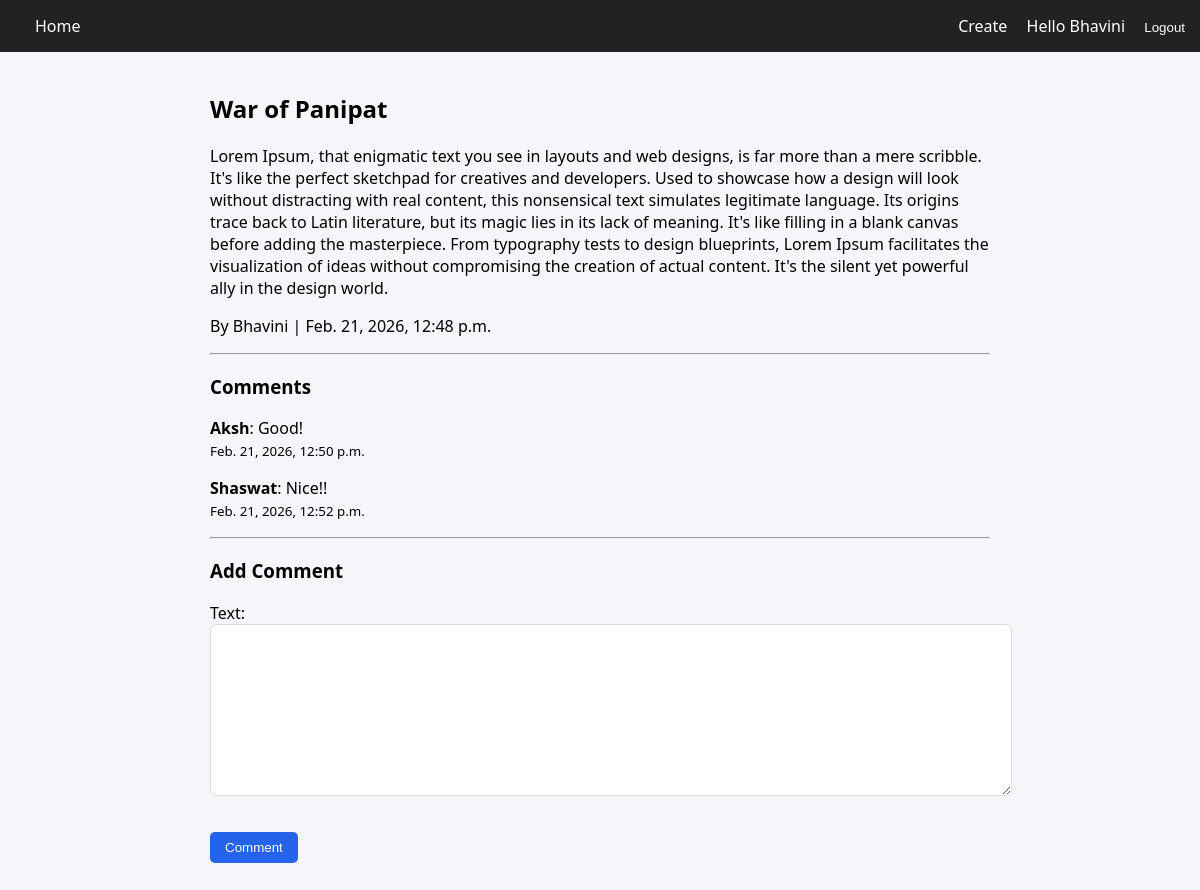
Page /blog/2/ (signed in) on the committed database.
### blog/models.py (models this page shows, shortened)
class Blog(models.Model):
    title=models.CharField(max_length=100)
    description=models.TextField()
    timestamp=models.DateTimeField(auto_now_add=True)
    author=models.ForeignKey(User, on_delete=models.CASCADE)

class Comment(models.Model):
    blog=models.ForeignKey(Blog, on_delete=models.CASCADE, related_name='comments')
    user=models.ForeignKey(User, on_delete=models.CASCADE)
    text=models.TextField()
    created_at=models.DateTimeField(auto_now_add=True)

### blog/views.py (the view)
# urls.py: path('blog/<int:id>/', views.read_blog, name='read'),
def read_blog(request, id):
    blog = get_object_or_404(Blog, id=id)
    comments = blog.comments.all()
    if request.method == 'POST':
        if request.user.is_authenticated:
            form = CommentForm(request.POST)
            if form.is_valid():
                comment = form.save(commit=False)
                comment.blog = blog
                comment.user = request.user
                comment.save()
                return redirect('read', id=id)
        else:
            return redirect('login')
    else:
        form = CommentForm()
    return render(request, 'read.html', {
        'blog': blog,
        'comments': comments,
        'form': form
    })

### blog/forms.py
class CommentForm(forms.ModelForm):
    class Meta:
        model = Comment
        fields = ['text']

### templates/read.html (shortened to what this page needs)
{% extends 'base.html' %}
{% block content %}
<h2>{{ blog.title }}</h2>
<p>{{ blog.description }}</p>
<p>By {{ blog.author.username }} | {{ blog.timestamp }}</p>
<hr>
<h3>Comments</h3>
{% for comment in comments %}
    <p>
        <strong>{{ comment.user.username }}</strong>:
        {{ comment.text }}
        <br>
        <small>{{ comment.created_at }}</small>
    </p>
{% empty %}
    <p>No comments yet.</p>
{% endfor %}
<hr>
{% if user.is_authenticated %}
    <h3>Add Comment</h3>
    <form method="POST">
        {{ form.as_p }}
        <button type="submit">Comment</button>
    </form>
{% else %}
    <p>You must <a href="{% url 'login' %}">login</a> to comment.</p>
{% endif %}
{% endblock %}

### templates/base.html (shortened to what this page needs)
<!DOCTYPE html>
<html>
<head>
</head>
<body>
<nav style="display: flex; justify-content: space-between; align-items: center; background-color: #222; padding: 15px;">
    <div>
        <a href="{% url 'home' %}" style="color:white; text-decoration:none;">Home</a>
    </div>
    <div>
        {% if user.is_authenticated %}
            <a href="{% url 'create' %}" style="color:white; margin-right:15px;">Create</a>
            <span style="color:white; margin-right:15px;">Hello {{ user.username }}</span>
            <form method="POST" action="{% url 'logout' %}" style="display:inline;">
    <button type="submit" style="background:none; border:none; color:white; cursor:pointer; padding:0;">
        Logout
    </button>
</form>
        {% else %}
            <a href="{% url 'login' %}" style="color:white; margin-right:15px;">Login</a>
            <a href="{% url 'signup' %}" style="color:white;">Sign Up</a>
        {% endif %}
    </div>
</nav>
<div class="container">
    {% block content %}
    {% endblock %}
</div>
</body>
</html>

### templates/base.html (style rules this page uses)
body { margin: 0; font-family: 'Segoe UI', sans-serif; background-color: #f5f6fa; }
nav { display: flex; justify-content: space-between; align-items: center; background-color: #111827; padding: 15px 40px; }
nav a { color: #ffffff; text-decoration: none; margin-left: 20px; font-weight: 500; }
.container { width: 65%; margin: 40px auto; }
button { background-color: #2563eb; color: white; border: none; padding: 8px 15px; border-radius: 5px; cursor: pointer; }
input, textarea { width: 100%; padding: 10px; margin-bottom: 15px; border-radius: 6px; border: 1px solid #ddd; }

### rows in the picture
Blog: title "War of Panipat", description "Lorem Ipsum, that enigmatic text you see in layouts and web designs, is far more than a mere scribble. It's like the perfect sketchpad for creatives and developers. Used to showcase how a design will look without distracting with real content, this nonsensical text simulates legitimate language. Its origins trace back to Latin literature, but its magic lies in its lack of meaning. It's like filling in a blank canvas before adding the masterpiece. From typography tests to design blueprints, Lorem Ipsum facilitates the visualization of ideas without compromising the creation of actual content. It's the silent yet powerful ally in the design world.", author.username "Bhavini", timestamp "Feb. 21, 2026, 12:48 p.m."
Comment: user.username "Aksh", text "Good!", created_at "Feb. 21, 2026, 12:50 p.m."
Comment: user.username "Shaswat", text "Nice!!", created_at "Feb. 21, 2026, 12:52 p.m."

### other values in the picture
{{ user.username }} "Bhavini"
